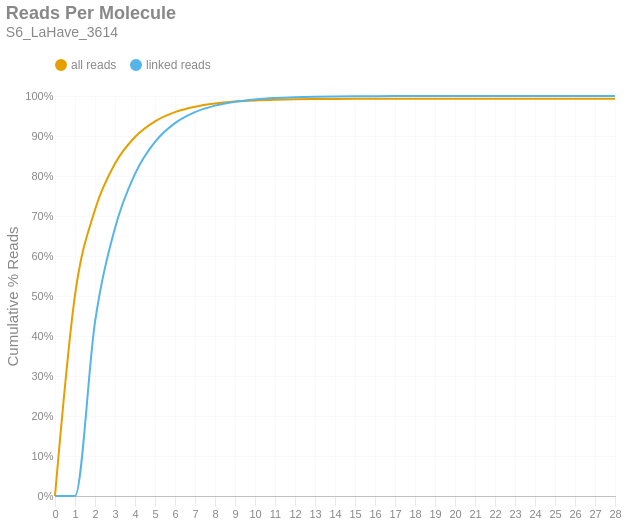

Notebook code cell kept with this figure:
### Markdown cell above
### Reads per Molecule
This chart shows the cumulative distribution of the number of reads per linked molecule. That is, how many alignments are associated with a unique molecule. This excludes the number of reads associated with invalid or absent linked-read barcodes. The `linked` histogram is the percentages recalculated when disregarding singletons.

### Code cell
if SKIPLR:
    print_html(f"Skipped")
else:
    counts = np.bincount(valids['reads'].cast(pl.Int64).to_numpy())
    weighted = counts * np.arange(len(counts))
    all_perc = weighted / n_reads
    linked_perc = weighted / n_linked_reads
    linked_perc[1] = 0
    binned_df = pl.DataFrame({
        'readsper': list(range(len(counts))),
        'all reads (cumsum)': np.cumsum(all_perc).tolist(),
        'linked reads (cumsum)': np.cumsum(linked_perc).tolist(),
    })

    with SafeRender(binned_df):
        (
            density_plot(binned_df, 'Reads Per Molecule', samplename, 'readspmol')
            .encode(
                x=alt.X('readsper:O', title=None).axis(labelAngle=0).scale(padding=0),
                y=alt.Y('value:Q', title='Cumulative % Reads').axis(format='%').stack(False),
                color=alt.Color("key:N").scale(domain=["all reads", "linked reads"]),
                tooltip=[
                    alt.Tooltip("key:N", title="Data Type"),
                    alt.Tooltip("readsper:O", title="Reads Per Molecule"),
                    alt.Tooltip("value:Q", format=".2%", title="% Reads (Cum.)")
                ]            
            )
        ).display()

### Figure 1 — Vega-Lite specification as saved in the notebook (floating-point values rounded to 4 significant figures)
{"width": "container", "height": 400, "config": {"title": {"anchor": "start", "dy": -15, "fontSize": 18, "color": "#888888", "subtitleColor": "#888888", "subtitleFontSize": 14}, "arc": {"fill": "#0072B2"}, "axis": {"domainColor": "#888888", "domainWidth": 0.5, "gridWidth": 0.2, "grid": false, "titleFontWeight": 400, "titleFontSize": 15, "labelFontSize": 11, "labelColor": "#888888", "tickColor": "#888888", "tickWidth": 0.2, "titleColor": "#888888"}, "axisBand": {"grid": false}, "axisX": {"grid": true, "tickSize": 10, "domainCap": "round"}, "axisY": {"domain": false, "grid": true, "tickSize": 0, "domainCap": "round"}, "background": "transparent", "header": {"labelFontSize": 15, "labelColor": "#888888", "titleFontSize": 15, "titleFontWeight": 600, "titleColor": "#888888"}, "legend": {"labelFont": "sans-serif", "labelFontSize": 12, "labelColor": "#888888", "symbolSize": 100, "symbolType": "circle", "titleFontSize": 12, "titlePadding": 10, "titleColor": "#888888", "title": null, "orient": "top"}, "range": {"category": ["#E69F00", "#56B4E9", "#009E73", "#F0E442", "#0072B2", "#D55E00", "#CC79A7", "#000000"], "diverging": ["#cfe8f3", "#a2d4ec", "#73bfe2", "#46abdb", "#1696d2", "#12719e"]}, "area": {"fill": "#0072B2", "fillOpacity": 0.7, "line": true, "strokeOpacity": 0.7}, "line": {"color": "#0072B2", "stroke": "#0072B2", "strokeWidth": 2}, "trail": {"color": "#0072B2", "stroke": "#0072B2", "strokeWidth": 0, "size": 1}, "point": {"filled": true, "fillOpacity": 1.0, "size": 95}, "text": {"color": "#888888", "fontSize": 11, "align": "right", "fontWeight": 400, "size": 11}, "bar": {"fill": "#0072B2", "stroke": null}, "view": {"stroke": null, "continuousWidth": 660, "continuousHeight": 400}}, "data": {"name": "data-6f20fcc4c01bbb45ae987019dc7a869e"}, "mark": {"type": "line", "interpolate": "monotone", "point": {"opacity": 0, "size": 275}}, "encoding": {"color": {"field": "key", "scale": {"domain": ["all reads", "linked reads"]}, "type": "nominal"}, "tooltip": [{"field": "key", "title": "Data Type", "type": "nominal"}, {"field": "readsper", "title": "Reads Per Molecule", "type": "ordinal"}, {"field": "value", "format": ".2%", "title": "% Reads (Cum.)", "type": "quantitative"}], "x": {"axis": {"labelAngle": 0}, "field": "readsper", "scale": {"padding": 0}, "title": null, "type": "ordinal"}, "y": {"axis": {"format": "%"}, "field": "value", "stack": false, "title": "Cumulative % Reads", "type": "quantitative"}}, "params": [{"name": "param_c36ac31b6afebe62", "select": {"type": "point", "fields": ["key"]}, "bind": "legend"}], "title": {"text": "Reads Per Molecule", "subtitle": "S6_LaHave_3614"}, "transform": [{"fold": ["all reads (cumsum)", "linked reads (cumsum)"]}, {"calculate": "replace(datum.key, ' (cumsum)', '')", "as": "key"}, {"filter": {"param": "param_c36ac31b6afebe62"}}], "usermeta": {"embedOptions": {"downloadFileName": "S6_LaHave_3614.readspmol"}}, "$schema": "https://vega.github.io/schema/vega-lite/v6.1.0.json", "datasets": {"data-6f20fcc4c01bbb45ae987019dc7a869e": [{"readsper": 0, "all reads (cumsum)": 0.0, "linked reads (cumsum)": 0.0}, {"readsper": 1, "all reads (cumsum)": 0.5022, "linked reads (cumsum)": 0.0}, {"readsper": 2, "all reads (cumsum)": 0.7155, "linked reads (cumsum)": 0.4345}, {"readsper": 3, "all reads (cumsum)": 0.8311, "linked reads (cumsum)": 0.67}, {"readsper": 4, "all reads (cumsum)": 0.8975, "linked reads (cumsum)": 0.8054}, {"readsper": 5, "all reads (cumsum)": 0.9367, "linked reads (cumsum)": 0.8852}, {"readsper": 6, "all reads (cumsum)": 0.9598, "linked reads (cumsum)": 0.9321}, {"readsper": 7, "all reads (cumsum)": 0.9733, "linked reads (cumsum)": 0.9597}, {"readsper": 8, "all reads (cumsum)": 0.9813, "linked reads (cumsum)": 0.9759}, {"readsper": 9, "all reads (cumsum)": 0.986, "linked reads (cumsum)": 0.9856}, {"readsper": 10, "all reads (cumsum)": 0.9889, "linked reads (cumsum)": 0.9915}, {"readsper": 11, "all reads (cumsum)": 0.9907, "linked reads (cumsum)": 0.995}, {"readsper": 12, "all reads (cumsum)": 0.9917, "linked reads (cumsum)": 0.9971}, {"readsper": 13, "all reads (cumsum)": 0.9923, "linked reads (cumsum)": 0.9983}, {"readsper": 14, "all reads (cumsum)": 0.9926, "linked reads (cumsum)": 0.999}, {"readsper": 15, "all reads (cumsum)": 0.9928, "linked reads (cumsum)": 0.9994}, {"readsper": 16, "all reads (cumsum)": 0.9929, "linked reads (cumsum)": 0.9997}, {"readsper": 17, "all reads (cumsum)": 0.993, "linked reads (cumsum)": 0.9998}, {"readsper": 18, "all reads (cumsum)": 0.993, "linked reads (cumsum)": 0.9999}, {"readsper": 19, "all reads (cumsum)": 0.9931, "linked reads (cumsum)": 0.9999}, {"readsper": 20, "all reads (cumsum)": 0.9931, "linked reads (cumsum)": 1.0}, {"readsper": 21, "all reads (cumsum)": 0.9931, "linked reads (cumsum)": 1.0}, {"readsper": 22, "all reads (cumsum)": 0.9931, "linked reads (cumsum)": 1.0}, {"readsper": 23, "all reads (cumsum)": 0.9931, "linked reads (cumsum)": 1.0}, {"readsper": 24, "all reads (cumsum)": 0.9931, "linked reads (cumsum)": 1.0}, {"readsper": 25, "all reads (cumsum)": 0.9931, "linked reads (cumsum)": 1.0}, {"readsper": 26, "all reads (cumsum)": 0.9931, "linked reads (cumsum)": 1.0}, {"readsper": 27, "all reads (cumsum)": 0.9931, "linked reads (cumsum)": 1.0}, {"readsper": 28, "all reads (cumsum)": 0.9931, "linked reads (cumsum)": 1.0}]}}
